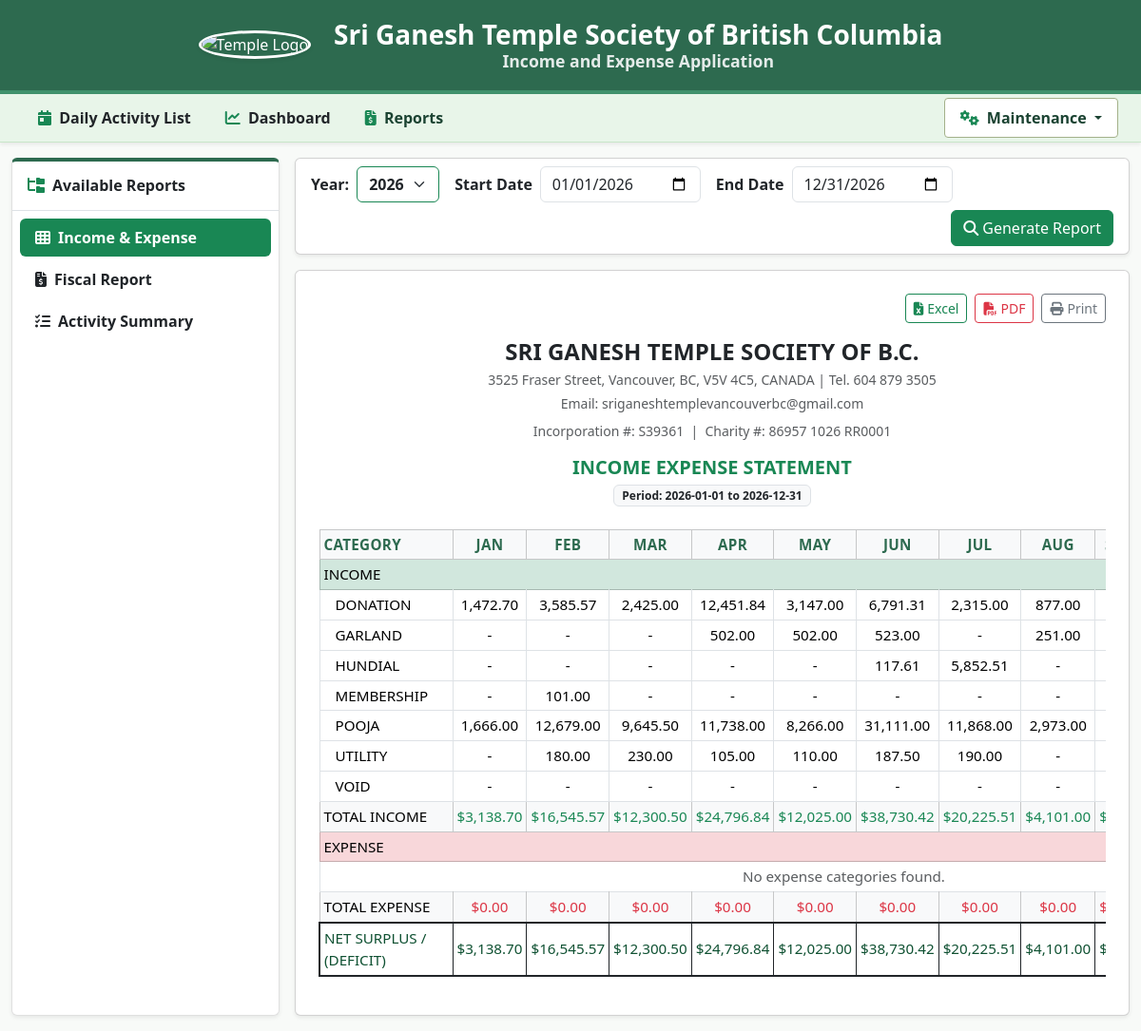
Page /reports on the committed database.
### tables this page shows
CREATE TABLE category_lookup (
    category_lookup_id INTEGER PRIMARY KEY AUTOINCREMENT,
    category_name TEXT NOT NULL,
    is_active INTEGER DEFAULT 1
);

### app.py (the view, shortened to what this page needs)
@app.route('/reports')
def reports_page():
    conn = get_db()
    current_year_str = datetime.now().strftime('%Y')
    selected_report = request.args.get('report_type', 'income_expense')
    selected_year = request.args.get('fiscal_year', request.args.get('year', current_year_str))
    years_rows = conn.execute("""
        SELECT DISTINCT strftime('%Y', txn_date) as year
        FROM daily_activity
        WHERE is_active = 1 AND txn_date IS NOT NULL
        ORDER BY year DESC
    """).fetchall()
    available_years = [r['year'] for r in years_rows if r['year']]
    if current_year_str not in available_years:
        available_years.insert(0, current_year_str)
    start_date = request.args.get('start_date', f"{selected_year}-01-01")
    end_date = request.args.get('end_date', f"{selected_year}-12-31")
    income_categories = {}
    expense_categories = {}
    income_monthly_totals = {m: 0.0 for m in range(1, 13)}
    expense_monthly_totals = {m: 0.0 for m in range(1, 13)}
    net_monthly_surplus = {m: 0.0 for m in range(1, 13)}
    total_income_year = 0.0
    total_expense_year = 0.0
    matrix, category_subtotals = {}, {}
    monthly_grand_totals = {m: 0.0 for m in range(1, 13)}
    year_grand_total = 0.0
    act_matrix = {}
    act_cat_subtotals = {}
    act_grand_totals = {
        'INCOME': {m: 0.0 for m in range(1, 14)},
        'EXPENSE': {m: 0.0 for m in range(1, 14)},
        'NET': {m: 0.0 for m in range(1, 14)}
    }
    if selected_report in ['income_expense', 'fiscal_report']:
        cat_rows = conn.execute("""
            SELECT
                c.category_name,
                COALESCE(a.txn_type, 'INCOME') as txn_type,
                CAST(strftime('%m', t.txn_date) AS INTEGER) as month_num,
                SUM(t.total_amount) as total_amount
            FROM daily_activity t
            JOIN activity_lookup a ON t.activity_lookup_id = a.activity_lookup_id
            JOIN category_lookup c ON a.category_lookup_id = c.category_lookup_id
            WHERE t.is_active = 1
              AND strftime('%Y', t.txn_date) = ?
            GROUP BY c.category_name, txn_type, month_num
            ORDER BY c.category_name ASC
        """, (selected_year,)).fetchall()
        for r in cat_rows:
            cat = r['category_name'] if r['category_name'] else 'UNASSIGNED'
            t_type = r['txn_type']
            m_num = r['month_num']
            amt = float(r['total_amount'])
            target_dict = expense_categories if t_type == 'EXPENSE' else income_categories
            if cat not in target_dict:
                target_dict[cat] = {m: 0.0 for m in range(1, 13)}
                target_dict[cat]['total'] = 0.0
            target_dict[cat][m_num] += amt
            target_dict[cat]['total'] += amt
            if t_type == 'EXPENSE':
                expense_monthly_totals[m_num] += amt
                total_expense_year += amt
            else:
                income_monthly_totals[m_num] += amt
                total_income_year += amt
        for m in range(1, 13):
            net_monthly_surplus[m] = income_monthly_totals[m] - expense_monthly_totals[m]
    conn.close()
    return render_template(
        'reports.html',
        selected_report=selected_report,
        selected_year=selected_year,
        available_years=available_years,
        start_date=start_date,
        end_date=end_date,
        income_categories=income_categories,
        expense_categories=expense_categories,
        income_monthly_totals=income_monthly_totals,
        expense_monthly_totals=expense_monthly_totals,
        net_monthly_surplus=net_monthly_surplus,
        total_income_year=total_income_year,
        total_expense_year=total_expense_year,
        net_surplus_year=(total_income_year - total_expense_year),
        matrix=matrix,
        category_subtotals=category_subtotals,
        monthly_grand_totals=monthly_grand_totals,
        year_grand_total=year_grand_total,
        act_matrix=act_matrix,
        act_cat_subtotals=act_cat_subtotals,
        act_grand_totals=act_grand_totals
    )

### templates/reports.html (shortened to what this page needs)
{% extends "base.html" %}
{% block content %}
<div class="container-fluid py-3">
    <div class="row g-3">
        <div class="col-12 col-md-3 col-lg-3">
            <div class="card card-sage shadow-sm h-100">
                <div class="card-header bg-white py-3 border-bottom">
                    <h6 class="card-title mb-0 fw-bold text-dark">
                        <i class="fa-solid fa-folder-tree me-2 text-success"></i>Available Reports
                    </h6>
                </div>
                <div class="card-body p-2">
                    <div class="list-group list-group-flush gap-1">
                        <a href="{{ url_for('reports_page', report_type='income_expense', year=selected_year) }}"
                           class="list-group-item list-group-item-action rounded border-0 py-2.5 fw-semibold {% if selected_report == 'income_expense' %}active bg-success text-white{% else %}text-dark{% endif %}">
                            <i class="fa-solid fa-table-cells me-2"></i>Income & Expense
                        </a>
                        <a href="{{ url_for('reports_page', report_type='fiscal_report', fiscal_year=selected_year) }}"
                           class="list-group-item list-group-item-action rounded border-0 py-2.5 fw-semibold {% if selected_report == 'fiscal_report' %}active bg-success text-white{% else %}text-dark{% endif %}">
                            <i class="fa-solid fa-file-invoice-dollar me-2"></i>Fiscal Report
                        </a>
                        <a href="{{ url_for('reports_page', report_type='activity_summary', year=selected_year) }}"
                           class="list-group-item list-group-item-action rounded border-0 py-2.5 fw-semibold {% if selected_report == 'activity_summary' %}active bg-success text-white{% else %}text-dark{% endif %}">
                            <i class="fa-solid fa-list-check me-2"></i>Activity Summary
                        </a>
                    </div>
                </div>
            </div>
        </div>
        <div class="col-12 col-md-9 col-lg-9">
            <div class="card shadow-sm mb-3">
                <div class="card-body py-2">
                    <form method="GET" action="{{ url_for('reports_page') }}" class="row g-2 align-items-center">
                        {% if selected_report == 'fiscal_report' %}
                            <div class="col-auto">
                                <label class="col-form-label fw-bold"><i class="fa-solid fa-calendar-check me-1 text-success"></i>Fiscal Year (CRA T3010):</label>
                            </div>
                            <div class="col-auto">
                                <select name="fiscal_year" class="form-select fw-bold" onchange="this.form.submit()">
                                    {% for y in available_years %}
                                        <option value="{{ y }}" {% if y == selected_year %}selected{% endif %}>FY {{ y }} (Jan 01, {{ y }} - Dec 31, {{ y }})</option>
                                    {% endfor %}
                                </select>
                            </div>
                        {% else %}
                            <div class="col-auto">
                                <label for="year" class="col-form-label fw-bold">Year:</label>
                            </div>
                            <div class="col-auto">
                                <select name="year" id="year" class="form-select border-success fw-bold" onchange="this.form.submit()">
                                    {% for y in available_years %}
                                        <option value="{{ y }}" {% if y == selected_year %}selected{% endif %}>{{ y }}</option>
                                    {% endfor %}
                                </select>
                            </div>
                        {% endif %}
                        {% if selected_report == 'income_expense' %}
                        <div class="col-auto ms-2">
                            <label class="col-form-label fw-bold">Start Date</label>
                        </div>
                        <div class="col-auto">
                            <input type="date" name="start_date" class="form-control" value="{{ start_date }}">
                        </div>
                        <div class="col-auto ms-2">
                            <label class="col-form-label fw-bold">End Date</label>
                        </div>
                        <div class="col-auto">
                            <input type="date" name="end_date" class="form-control" value="{{ end_date }}">
                        </div>
                        {% endif %}
                        <div class="col-auto ms-auto">
                            <button type="submit" class="btn btn-success">
                                <i class="fa-solid fa-magnifying-glass me-1"></i>Generate Report
                            </button>
                        </div>
                    </form>
                </div>
            </div>
            <div class="card shadow-sm" id="reportCard">
                <div class="card-body p-4">
                    <div class="d-flex justify-content-end gap-2 mb-3">
                        <button type="button" class="btn btn-sm btn-outline-success" onclick="exportReportToExcel()">
                            <i class="fa-solid fa-file-excel me-1"></i>Excel
                        </button>
                        <button type="button" class="btn btn-sm btn-outline-danger" onclick="exportReportToPDF()">
                            <i class="fa-solid fa-file-pdf me-1"></i>PDF
                        </button>
                        <button type="button" class="btn btn-sm btn-outline-secondary" onclick="window.print()">
                            <i class="fa-solid fa-print me-1"></i>Print
                        </button>
                    </div>
                    <div class="text-center mb-4">
                        <h4 class="fw-bold mb-1">SRI GANESH TEMPLE SOCIETY OF B.C.</h4>
                        <p class="text-muted small mb-1">3525 Fraser Street, Vancouver, BC, V5V 4C5, CANADA | Tel. 604 879 3505</p>
                        <p class="text-muted small mb-2">Email: sriganeshtemplevancouverbc@gmail.com</p>
                        <p class="text-muted small mb-3">Incorporation #: S39361 &nbsp;|&nbsp; Charity #: 86957 1026 RR0001</p>
                        <h5 class="fw-bold text-success text-uppercase mb-1">
                            {% if selected_report == 'income_expense' %}INCOME EXPENSE STATEMENT{% endif %}
                        </h5>
                        <span class="badge bg-light text-dark border">Period: {{ start_date }} to {{ end_date }}</span>
                    </div>
                    {% if selected_report in ['income_expense', 'fiscal_report'] %}
                    <div class="table-responsive">
                        <table class="table table-bordered table-sm align-middle text-center small" id="reportTable">
                            <thead class="table-light text-uppercase">
                                <tr>
                                    <th class="text-start" style="min-width: 140px;">Category</th>
                                    <th>Jan</th><th>Feb</th><th>Mar</th><th>Apr</th><th>May</th><th>Jun</th>
                                    <th>Jul</th><th>Aug</th><th>Sep</th><th>Oct</th><th>Nov</th><th>Dec</th>
                                </tr>
                            </thead>
                            <tbody>
                                <tr class="table-success fw-bold text-start">
                                    <td colspan="14">INCOME</td>
                                </tr>
                                {% for cat_name, m_vals in income_categories.items() %}
                                <tr>
                                    <td class="text-start ps-3 fw-semibold">{{ cat_name }}</td>
                                    {% for m in range(1, 13) %}
                                        <td>
                                            {% if m_vals[m] > 0 %}
                                                {{ "{:,.2f}".format(m_vals[m]) }}
                                            {% else %}
                                                -
                                            {% endif %}
                                        </td>
                                    {% endfor %}
                                </tr>
                                {% else %}
                                <tr>
                                    <td colspan="14" class="text-center text-muted">No income categories found.</td>
                                </tr>
                                {% endfor %}
                                <tr class="fw-bold table-light">
                                    <td class="text-start">TOTAL INCOME</td>
                                    {% for m in range(1, 13) %}
                                        <td class="text-success">${{ "{:,.2f}".format(income_monthly_totals[m]) }}</td>
                                    {% endfor %}
                                </tr>
                                <tr class="table-danger fw-bold text-start">
                                    <td colspan="14">EXPENSE</td>
                                </tr>
                                {% for cat_name, m_vals in expense_categories.items() %}
                                <tr>
                                    <td class="text-start ps-3 fw-semibold">{{ cat_name }}</td>
                                    {% for m in range(1, 13) %}
                                        <td>
                                            {% if m_vals[m] > 0 %}
                                                {{ "{:,.2f}".format(m_vals[m]) }}
                                            {% else %}
                                                -
                                            {% endif %}
                                        </td>
                                    {% endfor %}
                                    <td class="fw-bold">${{ "{:,.2f}".format(m_vals['total']) }}</td>
                                </tr>
                                {% else %}
                                <tr>
                                    <td colspan="14" class="text-center text-muted">No expense categories found.</td>
                                </tr>
                                {% endfor %}
                                <tr class="fw-bold table-light">
                                    <td class="text-start">TOTAL EXPENSE</td>
                                    {% for m in range(1, 13) %}
                                        <td class="text-danger">${{ "{:,.2f}".format(expense_monthly_totals[m]) }}</td>
                                    {% endfor %}
                                </tr>
                                <tr class="fw-bold border-top border-2 border-dark" style="background-color: #e8f5e9;">
                                    <td class="text-start" style="color: #0f5132;">NET SURPLUS / (DEFICIT)</td>
                                    {% for m in range(1, 13) %}
                                        <td style="color: #0f5132;">${{ "{:,.2f}".format(net_monthly_surplus[m]) }}</td>
                                    {% endfor %}
                                </tr>
                            </tbody>
                        </table>
                    </div>
                    {% endif %}
                </div>
            </div>
        </div>
    </div>
</div>
{% endblock %}

### rows in the picture
category_lookup: category_name "DONATION", m_vals "1,472.70" "3,585.57" "2,425.00" "12,451.84" "3,147.00" "6,791.31" "2,315.00" "877.00"
category_lookup: category_name "GARLAND", m_vals "502.00" "502.00" "523.00" "251.00"
category_lookup: category_name "HUNDIAL", m_vals "117.61" "5,852.51"
category_lookup: category_name "MEMBERSHIP", m_vals "101.00"
category_lookup: category_name "POOJA", m_vals "1,666.00" "12,679.00" "9,645.50" "11,738.00" "8,266.00" "31,111.00" "11,868.00" "2,973.00"
category_lookup: category_name "UTILITY", m_vals "180.00" "230.00" "105.00" "110.00" "187.50" "190.00"
category_lookup: category_name "VOID"

### other values in the picture
{{ start_date }} "2026-01-01"
{{ end_date }} "2026-12-31"
{{ "{:,.2f}".format(income_monthly_totals[m]) }} "3,138.70" "16,545.57" "12,300.50" "24,796.84" "12,025.00" "38,730.42" "20,225.51" "4,101.00"
{{ "{:,.2f}".format(expense_monthly_totals[m]) }} "0.00" "0.00" "0.00" "0.00" "0.00" "0.00" "0.00" "0.00"
{{ "{:,.2f}".format(net_monthly_surplus[m]) }} "3,138.70" "16,545.57" "12,300.50" "24,796.84" "12,025.00" "38,730.42" "20,225.51" "4,101.00"
form field year "2026"
